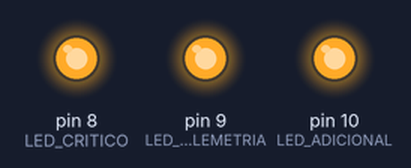
Simulated run of this sketch. Board: Arduino Uno, built with avr-gcc and run on an emulated ATmega328P. Parts: output pins drawn as LEDs (lit = HIGH). What the sketch prints to the serial monitor is not drawn.

Above: at 0.09 s.
At 0.68 s:
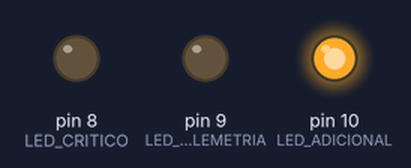
At 0.87 s:
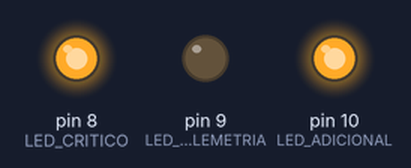
At 1.85 s:
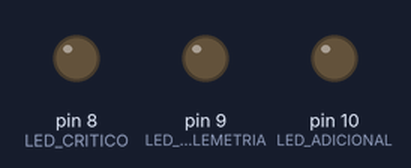
At 3.21 s:
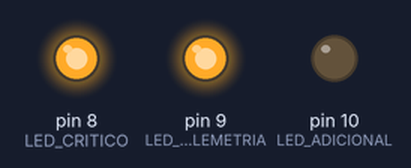
At 4.19 s:
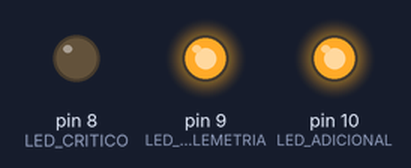
Timing chart, 0 to 4.6 s (numbered marks = the images above):
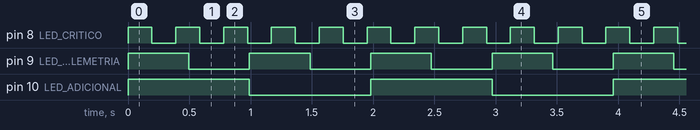

The sketch:

ArduinoUNO_RTOS.ino
```cpp
/*
 * Proyecto: FreeRTOS en Arduino UNO - Version 2
 * Plataforma: Arduino UNO (ATmega328P)
 * Biblioteca: Arduino_FreeRTOS
 *
 * Se agrega una tercera tarea para controlar otro LED.
 */

#include <Arduino_FreeRTOS.h>

// Pines de los LEDs
#define LED_CRITICO 8
#define LED_TELEMETRIA 9
#define LED_ADICIONAL 10

// Prototipos de las tareas
void TaskCritica(void *pvParameters);
void TaskTelemetria(void *pvParameters);
void TaskAdicional(void *pvParameters);

void setup() {
  Serial.begin(9600);

  // Configurar los LEDs como salidas
  pinMode(LED_CRITICO, OUTPUT);
  pinMode(LED_TELEMETRIA, OUTPUT);
  pinMode(LED_ADICIONAL, OUTPUT);

  Serial.println("Iniciando FreeRTOS con 3 tareas...");

  // Tarea critica - Prioridad alta
  xTaskCreate(TaskCritica, "Critica", 128, NULL, 2, NULL);

  // Tarea de telemetria - Prioridad baja
  xTaskCreate(TaskTelemetria, "Telemetria", 128, NULL, 1, NULL);

  // Nueva tarea - Prioridad baja
  xTaskCreate(TaskAdicional, "Adicional", 128, NULL, 1, NULL);

  // Iniciar FreeRTOS
  vTaskStartScheduler();

  Serial.println("Error al iniciar FreeRTOS");
}

void loop() {
  // FreeRTOS controla las tareas
}

// Tarea 1: LED del pin 8
void TaskCritica(void *pvParameters) {
  (void) pvParameters;

  for (;;) {
    digitalWrite(LED_CRITICO, !digitalRead(LED_CRITICO));
    vTaskDelay(200 / portTICK_PERIOD_MS);
  }
}

// Tarea 2: LED del pin 9
void TaskTelemetria(void *pvParameters) {
  (void) pvParameters;

  for (;;) {
    digitalWrite(LED_TELEMETRIA, !digitalRead(LED_TELEMETRIA));
    vTaskDelay(500 / portTICK_PERIOD_MS);
  }
}

// Tarea 3: LED del pin 10 (nueva)
void TaskAdicional(void *pvParameters) {
  (void) pvParameters;

  for (;;) {
    digitalWrite(LED_ADICIONAL, !digitalRead(LED_ADICIONAL));
    vTaskDelay(1000 / portTICK_PERIOD_MS);
  }
}
```

Measured:
- by itself, pin 8 (LED_CRITICO): alternates HIGH for 0.20 s and LOW for 0.20 s
- by itself, pin 9 (LED_TELEMETRIA): alternates HIGH for 0.50 s and LOW for 0.50 s
- by itself, pin 10 (LED_ADICIONAL): alternates HIGH for 0.99 s and LOW for 0.99 s
